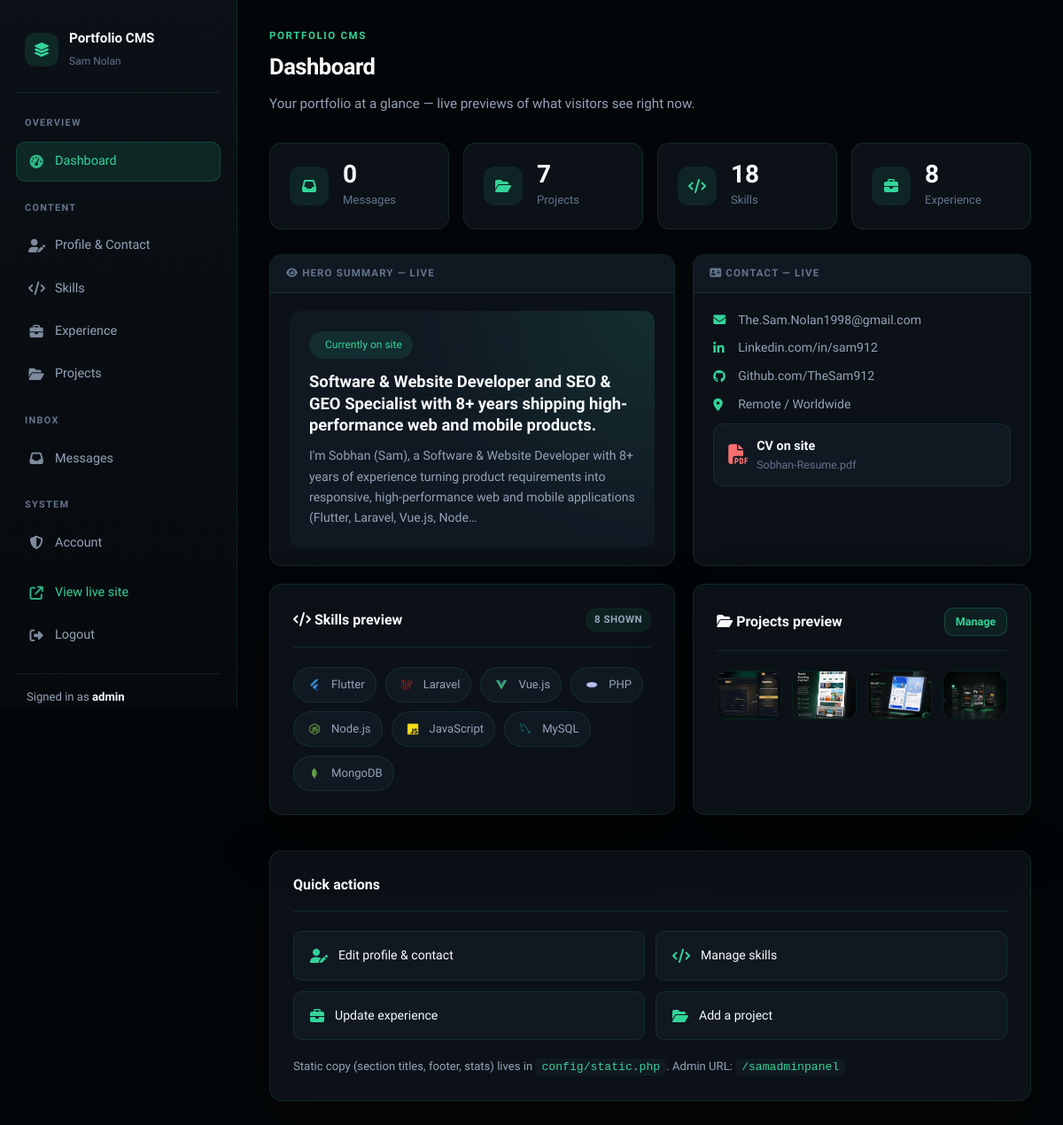
/admin/index.php (signed in), run on the app's committed database.
### tables this page shows
CREATE TABLE IF NOT EXISTS skills (
    id            INT UNSIGNED AUTO_INCREMENT PRIMARY KEY,
    name          VARCHAR(100)  NOT NULL,
    icon_path     VARCHAR(512)  NOT NULL,
    sort_order    INT           NOT NULL DEFAULT 0,
    is_published  TINYINT(1)    NOT NULL DEFAULT 1,
    INDEX idx_skills_published_sort (is_published, sort_order)
);

CREATE TABLE IF NOT EXISTS projects (
    id            INT UNSIGNED AUTO_INCREMENT PRIMARY KEY,
    title         VARCHAR(255)  NOT NULL,
    slug          VARCHAR(255)  NOT NULL,
    description   TEXT          NULL,
    image_path    VARCHAR(512)  NOT NULL,
    project_url   VARCHAR(512)  NULL,
    sort_order    INT           NOT NULL DEFAULT 0,
    is_published  TINYINT(1)    NOT NULL DEFAULT 1,
    created_at    TIMESTAMP     NOT NULL DEFAULT CURRENT_TIMESTAMP,
    updated_at    TIMESTAMP     NOT NULL DEFAULT CURRENT_TIMESTAMP ON UPDATE CURRENT_TIMESTAMP,
    UNIQUE KEY uniq_projects_slug (slug),
    INDEX idx_projects_published_sort (is_published, sort_order)
);

### admin/views/dashboard.php (the view, shortened to what the rows shown need)
<?php
require __DIR__ . '/partials/page-header.php';
?>
<div class="stats-row">
    <div class="stat-card">
        <div class="stat-card__icon"><i class="fa-solid fa-inbox"></i></div>
        <div>
            <strong><?= (int) $counts['messages']; ?></strong>
            <span>Messages</span>
        </div>
    </div>
    <div class="stat-card">
        <div class="stat-card__icon"><i class="fa-solid fa-folder-open"></i></div>
        <div>
            <strong><?= (int) $counts['projects']; ?></strong>
            <span>Projects</span>
        </div>
    </div>
    <div class="stat-card">
        <div class="stat-card__icon"><i class="fa-solid fa-code"></i></div>
        <div>
            <strong><?= (int) $counts['skills']; ?></strong>
            <span>Skills</span>
        </div>
    </div>
    <div class="stat-card">
        <div class="stat-card__icon"><i class="fa-solid fa-briefcase"></i></div>
        <div>
            <strong><?= (int) $counts['experiences']; ?></strong>
            <span>Experience</span>
        </div>
    </div>
</div>
<div class="preview-row">
    <div class="preview-card">
        <div class="preview-card__label"><i class="fa-solid fa-eye"></i> Hero summary — live</div>
        <div class="preview-card__body">
            <div class="preview-hero">
                <span class="pill"><i class="fa-solid fa-sparkles"></i> Currently on site</span>
                <h3><?= e(admin_excerpt($profile['short_summary'] ?? '', 120) ?: 'No short summary set yet.'); ?></h3>
                <p><?= e(admin_excerpt($profile['about_summary'] ?? '', 200) ?: 'Add your about bio in Profile & Contact.'); ?></p>
            </div>
        </div>
    </div>
    <div class="preview-card">
        <div class="preview-card__label"><i class="fa-solid fa-address-card"></i> Contact — live</div>
        <div class="preview-card__body">
            <div class="preview-contact">
                <?php if (!empty($profile['contact_email'])): ?>
                    <span><i class="fa-solid fa-envelope"></i> <?= e($profile['contact_email']); ?></span>
                <?php endif; ?>
                <?php if (!empty($profile['contact_linkedin_text'])): ?>
                    <span><i class="fa-brands fa-linkedin-in"></i> <?= e($profile['contact_linkedin_text']); ?></span>
                <?php endif; ?>
                <?php if (!empty($profile['contact_github_text'])): ?>
                    <span><i class="fa-brands fa-github"></i> <?= e($profile['contact_github_text']); ?></span>
                <?php endif; ?>
                <?php if (!empty($profile['contact_location'])): ?>
                    <span><i class="fa-solid fa-location-dot"></i> <?= e($profile['contact_location']); ?></span>
                <?php endif; ?>
                <?php if (!empty($profile['resume_file'])): ?>
                    <div class="preview-cv">
                        <i class="fa-solid fa-file-pdf"></i>
                        <div>
                            <strong>CV on site</strong>
                            <span><?= e(basename($profile['resume_file'])); ?></span>
                        </div>
                    </div>
                <?php endif; ?>
            </div>
        </div>
    </div>
</div>
<div class="preview-row">
    <div class="panel">
        <div class="panel__head">
            <h2><i class="fa-solid fa-code"></i> Skills preview</h2>
            <span class="badge badge--count"><?= count($skills); ?> shown</span>
        </div>
        <?php if ($skills): ?>
            <div class="skills-strip">
                <?php foreach ($skills as $skill): ?>
                    <span class="skill-chip">
                        <?php if (!empty($skill['icon_path'])): ?>
                            <img src="<?= e(asset_url($skill['icon_path'])); ?>" alt="">
                        <?php endif; ?>
                        <?= e($skill['name']); ?>
                    </span>
                <?php endforeach; ?>
            </div>
        <?php else: ?>
            <p class="muted">No skills yet. <a href="<?= e(admin_url('skills')); ?>">Add your first skill →</a></p>
        <?php endif; ?>
    </div>
    <div class="panel">
        <div class="panel__head">
            <h2><i class="fa-solid fa-folder-open"></i> Projects preview</h2>
            <a href="<?= e(admin_url('projects')); ?>" class="btn btn--ghost btn--sm">Manage</a>
        </div>
        <?php if ($projects): ?>
            <div class="project-strip">
                <?php foreach ($projects as $project): ?>
                    <div class="project-thumb" title="<?= e($project['title']); ?>">
                        <?php if (!empty($project['image_path'])): ?>
                            <img src="<?= e(asset_url($project['image_path'])); ?>" alt="<?= e($project['title']); ?>">
                        <?php else: ?>
                            <div class="empty-state" style="padding:20px"><i class="fa-solid fa-image"></i></div>
                        <?php endif; ?>
                    </div>
                <?php endforeach; ?>
            </div>
        <?php else: ?>
            <p class="muted">No projects yet. <a href="<?= e(admin_url('projects')); ?>">Add a project →</a></p>
        <?php endif; ?>
    </div>
</div>
<div class="panel">
    <div class="panel__head">
        <h2>Quick actions</h2>
    </div>
    <div class="quick-links">
        <a href="<?= e(admin_url('profile')); ?>" class="quick-link">
            <i class="fa-solid fa-user-pen"></i>
            <span>Edit profile & contact</span>
        </a>
        <a href="<?= e(admin_url('skills')); ?>" class="quick-link">
            <i class="fa-solid fa-code"></i>
            <span>Manage skills</span>
        </a>
        <a href="<?= e(admin_url('experiences')); ?>" class="quick-link">
            <i class="fa-solid fa-briefcase"></i>
            <span>Update experience</span>
        </a>
        <a href="<?= e(admin_url('projects')); ?>" class="quick-link">
            <i class="fa-solid fa-folder-open"></i>
            <span>Add a project</span>
        </a>
    </div>
    <p class="muted" style="margin:20px 0 0;font-size:0.82rem">
        Static copy (section titles, footer, stats) lives in <code>config/static.php</code>.
        Admin URL: <code><?= e(admin_url()); ?></code>
    </p>
</div>

### admin/views/layout.php (shortened to what the rows shown need)
<!DOCTYPE html>
<html lang="en">
<head>
    <link rel="stylesheet" href="https://cdnjs.cloudflare.com/ajax/libs/font-awesome/6.7.2/css/all.min.css">
    <link rel="stylesheet" href="/assets/css/admin.css">
</head>
<body class="<?= admin_logged_in() ? 'admin-app' : 'admin-login' ?>">
<?php if (admin_logged_in() && ($view ?? '') !== 'login'): ?>
    <aside class="sidebar">
        <div class="brand">
            <div class="brand__icon"><i class="fa-solid fa-layer-group"></i></div>
            <div class="brand__text">
                <strong>Portfolio CMS</strong>
                <span>Sam Nolan</span>
            </div>
        </div>
        <nav>
            <span class="nav-label">Overview</span>
            <a href="<?= e(admin_url()); ?>" class="<?= admin_nav_class('dashboard'); ?>">
                <i class="fa-solid fa-gauge-high"></i> Dashboard
            </a>
            <span class="nav-label">Content</span>
            <a href="<?= e(admin_url('profile')); ?>" class="<?= admin_nav_class('profile'); ?>">
                <i class="fa-solid fa-user-pen"></i> Profile & Contact
            </a>
            <a href="<?= e(admin_url('skills')); ?>" class="<?= admin_nav_class('skills'); ?>">
                <i class="fa-solid fa-code"></i> Skills
            </a>
            <a href="<?= e(admin_url('experiences')); ?>" class="<?= admin_nav_class('experiences'); ?>">
                <i class="fa-solid fa-briefcase"></i> Experience
            </a>
            <a href="<?= e(admin_url('projects')); ?>" class="<?= admin_nav_class('projects'); ?>">
                <i class="fa-solid fa-folder-open"></i> Projects
            </a>
            <span class="nav-label">Inbox</span>
            <a href="<?= e(admin_url('messages')); ?>" class="<?= admin_nav_class('messages'); ?>">
                <i class="fa-solid fa-inbox"></i> Messages
            </a>
            <span class="nav-label">System</span>
            <a href="<?= e(admin_url('account')); ?>" class="<?= admin_nav_class('account'); ?>">
                <i class="fa-solid fa-shield-halved"></i> Account
            </a>
            <a href="/" target="_blank" rel="noopener" class="nav-external">
                <i class="fa-solid fa-arrow-up-right-from-square"></i> View live site
            </a>
            <a href="<?= e(admin_url('logout')); ?>">
                <i class="fa-solid fa-right-from-bracket"></i> Logout
            </a>
        </nav>
        <div class="sidebar-footer">
            <p class="admin-user">Signed in as <strong><?= e($user['username'] ?? 'admin'); ?></strong></p>
        </div>
    </aside>
    <main class="content">
        <?php require __DIR__ . '/' . $view . '.php'; ?>
    </main>
<?php else: ?>
    <?php require __DIR__ . '/' . ($view ?? 'login') . '.php'; ?>
<?php endif; ?>
</body>
</html>

### data on the page
skills: icon_path (picture), name "Flutter"
skills: icon_path (picture), name "Laravel"
skills: icon_path (picture), name "Vue.js"
skills: icon_path (picture), name "PHP"
skills: icon_path (picture), name "Node.js"
skills: icon_path (picture), name "JavaScript"
skills: icon_path (picture), name "MySQL"
skills: icon_path (picture), name "MongoDB"
projects: image_path (picture)
projects: image_path (picture)
projects: image_path (picture)
projects: image_path (picture)

### other printed values
$user['username'] "admin"
$title "Dashboard"
$subtitle "Your portfolio at a glance — live previews of what visitors see right now."
$counts['messages'] "0"
$counts['projects'] "7"
$counts['skills'] "18"
$counts['experiences'] "8"
$profile['contact_email'] "The.Sam.Nolan1998@gmail.com"
$profile['contact_linkedin_text'] "Linkedin.com/in/sam912"
$profile['contact_github_text'] "Github.com/TheSam912"
$profile['contact_location'] "Remote / Worldwide"
basename($profile['resume_file']) "Sobhan-Resume.pdf"
count($skills) "8"
admin_url() "/samadminpanel"
